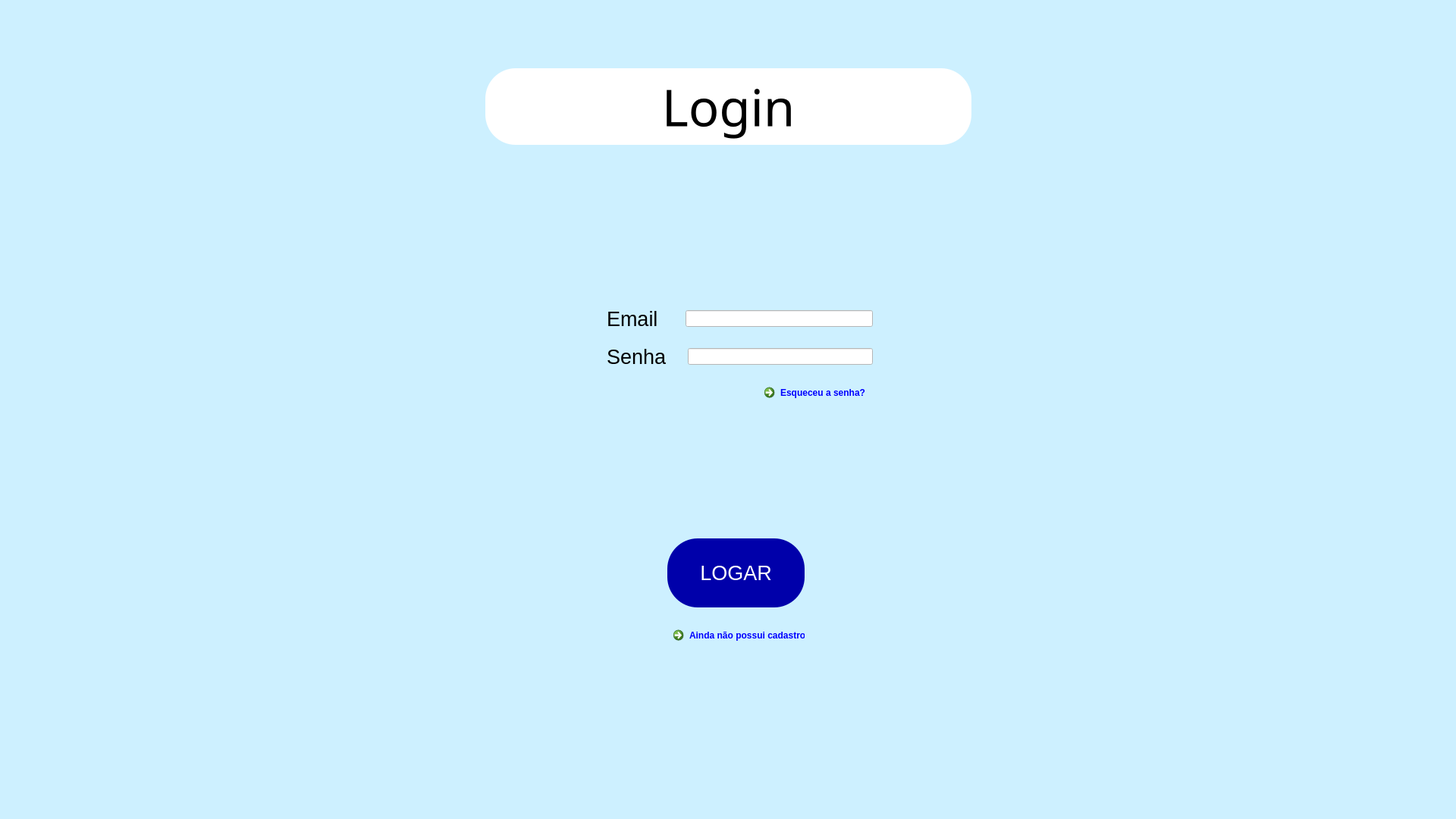
<?xml version="1.0" encoding="UTF-8"?>
<ui version="4.0">
 <class>MainWindow</class>
 <widget class="QMainWindow" name="MainWindow">
  <property name="geometry">
   <rect>
    <x>0</x>
    <y>0</y>
    <width>1920</width>
    <height>1080</height>
   </rect>
  </property>
  <property name="windowTitle">
   <string>Kitton Informática - Login</string>
  </property>
  <property name="windowIcon">
   <iconset>
    <normaloff>Imagens/Logomarca Ícone.ico</normaloff>Imagens/Logomarca Ícone.ico</iconset>
  </property>
  <property name="styleSheet">
   <string notr="true">background-color: rgb(205, 240, 255);</string>
  </property>
  <widget class="QWidget" name="centralwidget">
   <widget class="QPushButton" name="botaoLogar">
    <property name="geometry">
     <rect>
      <x>880</x>
      <y>710</y>
      <width>181</width>
      <height>91</height>
     </rect>
    </property>
    <property name="font">
     <font>
      <family>Arial</family>
      <pointsize>20</pointsize>
     </font>
    </property>
    <property name="cursor">
     <cursorShape>PointingHandCursor</cursorShape>
    </property>
    <property name="styleSheet">
     <string notr="true">QPushButton
{
background-color: rgb(0, 0, 170);
color: rgb(255, 255, 255);
border-radius:40px;
}
QPushButton:hover{
background-color: rgb(255, 255, 255);
	color: rgb(0, 0, 0);
}
</string>
    </property>
    <property name="text">
     <string>LOGAR</string>
    </property>
   </widget>
   <widget class="QLabel" name="titulo">
    <property name="geometry">
     <rect>
      <x>640</x>
      <y>90</y>
      <width>641</width>
      <height>101</height>
     </rect>
    </property>
    <property name="font">
     <font>
      <family>Segoe Print</family>
      <pointsize>50</pointsize>
     </font>
    </property>
    <property name="styleSheet">
     <string notr="true">background-color: rgb(255, 255, 255);
border-radius:40px;</string>
    </property>
    <property name="text">
     <string>Login</string>
    </property>
    <property name="alignment">
     <set>Qt::AlignCenter</set>
    </property>
   </widget>
   <widget class="QCommandLinkButton" name="botaoNaoCad">
    <property name="geometry">
     <rect>
      <x>880</x>
      <y>820</y>
      <width>185</width>
      <height>41</height>
     </rect>
    </property>
    <property name="cursor">
     <cursorShape>PointingHandCursor</cursorShape>
    </property>
    <property name="styleSheet">
     <string notr="true">QCommandLinkButton{
color: rgb(0, 0, 255);
border-radius:20px;
}
QCommandLinkButton:hover{
background-color: rgb(255, 255, 255);
	color: rgb(0, 0, 0);
}</string>
    </property>
    <property name="text">
     <string>Ainda não possui cadastro?</string>
    </property>
   </widget>
   <widget class="QCommandLinkButton" name="botaoEsqSenhaC">
    <property name="geometry">
     <rect>
      <x>1000</x>
      <y>500</y>
      <width>151</width>
      <height>41</height>
     </rect>
    </property>
    <property name="cursor">
     <cursorShape>PointingHandCursor</cursorShape>
    </property>
    <property name="styleSheet">
     <string notr="true">QCommandLinkButton{
color: rgb(0, 0, 255);
border-radius:20px;
}
QCommandLinkButton:hover{
background-color: rgb(255, 255, 255);
	color: rgb(0, 0, 0);
}</string>
    </property>
    <property name="text">
     <string>Esqueceu a senha?</string>
    </property>
   </widget>
   <widget class="QLabel" name="img6">
    <property name="geometry">
     <rect>
      <x>1160</x>
      <y>90</y>
      <width>101</width>
      <height>101</height>
     </rect>
    </property>
    <property name="styleSheet">
     <string notr="true">background-color: rgb(255, 255, 255);
border-radius:40px;</string>
    </property>
    <property name="text">
     <string/>
    </property>
    <property name="pixmap">
     <pixmap>Imagens/Logomarca.png</pixmap>
    </property>
    <property name="scaledContents">
     <bool>true</bool>
    </property>
   </widget>
   <widget class="QLabel" name="img5">
    <property name="geometry">
     <rect>
      <x>660</x>
      <y>90</y>
      <width>101</width>
      <height>101</height>
     </rect>
    </property>
    <property name="styleSheet">
     <string notr="true">background-color: rgb(255, 255, 255);
border-radius:40px;</string>
    </property>
    <property name="text">
     <string/>
    </property>
    <property name="pixmap">
     <pixmap>Imagens/Logomarca.png</pixmap>
    </property>
    <property name="scaledContents">
     <bool>true</bool>
    </property>
   </widget>
   <widget class="QWidget" name="layoutWidget">
    <property name="geometry">
     <rect>
      <x>800</x>
      <y>400</y>
      <width>351</width>
      <height>40</height>
     </rect>
    </property>
    <layout class="QHBoxLayout" name="horizontalLayout">
     <item>
      <widget class="QLabel" name="cpf">
       <property name="font">
        <font>
         <family>Arial</family>
         <pointsize>20</pointsize>
        </font>
       </property>
       <property name="text">
        <string>Email    </string>
       </property>
      </widget>
     </item>
     <item>
      <widget class="QLineEdit" name="inputEmail">
       <property name="styleSheet">
        <string notr="true">background-color: rgb(255, 255, 255);</string>
       </property>
      </widget>
     </item>
    </layout>
   </widget>
   <widget class="QWidget" name="layoutWidget">
    <property name="geometry">
     <rect>
      <x>800</x>
      <y>450</y>
      <width>351</width>
      <height>40</height>
     </rect>
    </property>
    <layout class="QHBoxLayout" name="horizontalLayout_2">
     <item>
      <widget class="QLabel" name="senha">
       <property name="font">
        <font>
         <family>Arial</family>
         <pointsize>20</pointsize>
        </font>
       </property>
       <property name="text">
        <string>Senha   </string>
       </property>
      </widget>
     </item>
     <item>
      <widget class="QLineEdit" name="inputSenha">
       <property name="styleSheet">
        <string notr="true">background-color: rgb(255, 255, 255);</string>
       </property>
       <property name="echoMode">
        <enum>QLineEdit::Password</enum>
       </property>
      </widget>
     </item>
    </layout>
   </widget>
  </widget>
  <widget class="QMenuBar" name="menubar">
   <property name="geometry">
    <rect>
     <x>0</x>
     <y>0</y>
     <width>1920</width>
     <height>26</height>
    </rect>
   </property>
  </widget>
  <widget class="QStatusBar" name="statusbar"/>
 </widget>
 <resources/>
 <connections/>
</ui>
